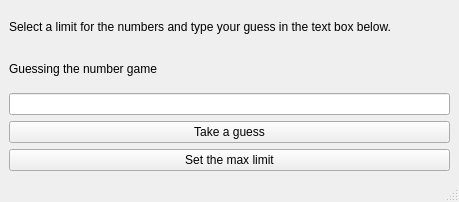
<?xml version="1.0" encoding="UTF-8"?>
<ui version="4.0">
 <class>MainWindow</class>
 <widget class="QMainWindow" name="MainWindow">
  <property name="geometry">
   <rect>
    <x>0</x>
    <y>0</y>
    <width>459</width>
    <height>202</height>
   </rect>
  </property>
  <property name="windowTitle">
   <string>MainWindow</string>
  </property>
  <widget class="QWidget" name="centralwidget">
   <layout class="QVBoxLayout" name="verticalLayout">
    <item>
     <widget class="QLabel" name="label_2">
      <property name="text">
       <string>Select a limit for the numbers and type your guess in the text box below.</string>
      </property>
     </widget>
    </item>
    <item>
     <widget class="QLabel" name="label">
      <property name="text">
       <string>Guessing the number game</string>
      </property>
     </widget>
    </item>
    <item>
     <widget class="QLineEdit" name="lineEdit"/>
    </item>
    <item>
     <widget class="QPushButton" name="pushButton_2">
      <property name="text">
       <string>Take a guess</string>
      </property>
     </widget>
    </item>
    <item>
     <widget class="QPushButton" name="pushButton">
      <property name="text">
       <string>Set the max limit</string>
      </property>
     </widget>
    </item>
   </layout>
  </widget>
  <widget class="QMenuBar" name="menubar">
   <property name="geometry">
    <rect>
     <x>0</x>
     <y>0</y>
     <width>459</width>
     <height>23</height>
    </rect>
   </property>
  </widget>
  <widget class="QStatusBar" name="statusbar"/>
 </widget>
 <resources/>
 <connections/>
</ui>
